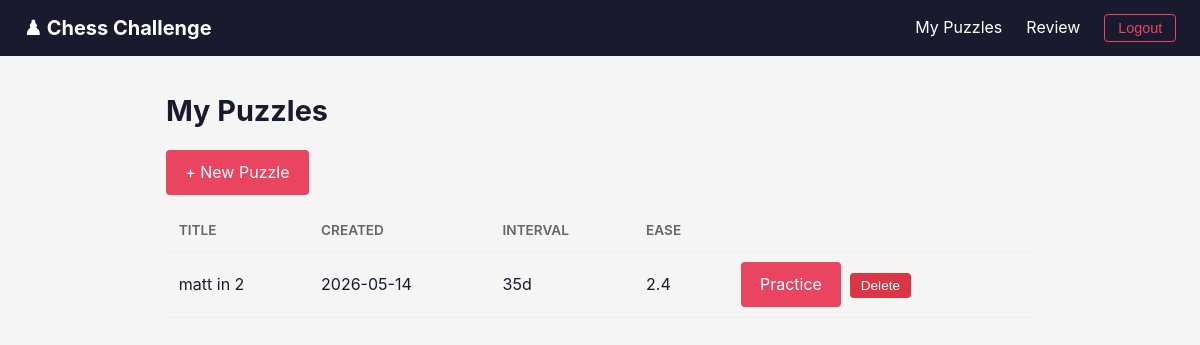
Before: /puzzles (signed in) with the older database file.
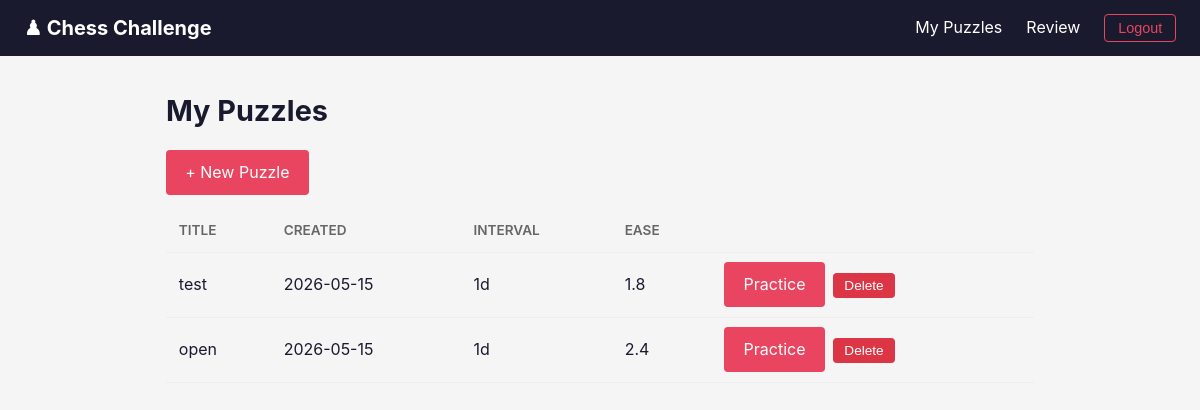
After: the same page with the newer database file.
### app/models/puzzle.py (models this page shows)
class Puzzle(Base):
    __tablename__ = "puzzles"
    id: Mapped[int] = mapped_column(Integer, primary_key=True, autoincrement=True)
    creator_id: Mapped[int] = mapped_column(ForeignKey("users.id"), nullable=False, index=True)
    title: Mapped[str] = mapped_column(String(255), nullable=False)
    fen: Mapped[str] = mapped_column(String(255), nullable=False)
    solution_moves: Mapped[str] = mapped_column(Text, nullable=False)
    created_at: Mapped[datetime.datetime] = mapped_column(
        DateTime, server_default=func.now()
    )
    creator: Mapped[User] = relationship("User", back_populates="puzzles")
    reviews: Mapped[list[Review]] = relationship(
        "Review", back_populates="puzzle", cascade="all, delete-orphan"
    )

### app/models/review.py (models this page shows)
class Review(Base):
    __tablename__ = "reviews"
    id: Mapped[int] = mapped_column(Integer, primary_key=True, autoincrement=True)
    user_id: Mapped[int] = mapped_column(ForeignKey("users.id"), nullable=False, index=True)
    puzzle_id: Mapped[int] = mapped_column(ForeignKey("puzzles.id"), nullable=False, index=True)
    ease_factor: Mapped[float] = mapped_column(Float, default=2.5, nullable=False)
    interval: Mapped[int] = mapped_column(Integer, default=0, nullable=False)
    repetitions: Mapped[int] = mapped_column(Integer, default=0, nullable=False)
    total_attempts: Mapped[int] = mapped_column(Integer, default=0, nullable=False)
    total_failures: Mapped[int] = mapped_column(Integer, default=0, nullable=False)
    total_time_ms: Mapped[int] = mapped_column(Integer, default=0, nullable=False)
    last_reviewed: Mapped[datetime.datetime | None] = mapped_column(DateTime, nullable=True)
    next_review: Mapped[datetime.datetime] = mapped_column(
        DateTime, server_default=func.now(), nullable=False
    )
    user: Mapped[User] = relationship("User", back_populates="reviews")
    puzzle: Mapped[Puzzle] = relationship("Puzzle", back_populates="reviews")

### app/main.py (the view)
@app.get("/puzzles", response_class=HTMLResponse)
async def puzzle_list(
    request: Request,
    db: AsyncSession = Depends(get_db),
    user: User = Depends(current_user),
):
    puzzles = (
        await db.execute(
            select(Puzzle).where(Puzzle.creator_id == user.id).order_by(Puzzle.created_at.desc())
        )
    ).scalars().all()
    puzzle_reviews = {}
    if puzzles:
        review_rows = (
            await db.execute(
                select(Review).where(
                    Review.user_id == user.id,
                    Review.puzzle_id.in_([p.id for p in puzzles]),
                )
            )
        ).scalars().all()
        puzzle_reviews = {r.puzzle_id: r for r in review_rows}
    ctx = templates_with_user(request, user)
    ctx.update(puzzles=puzzles, puzzle_reviews=puzzle_reviews)
    return templates.TemplateResponse(request, "puzzles.html", ctx)

### app/templates/puzzles.html (shortened to what this page needs)
{% extends "base.html" %}
{% block content %}
<h1>My Puzzles</h1>
<a href="/puzzles/new" class="btn">+ New Puzzle</a>
{% if puzzles %}
  <table style="margin-top:1rem;">
    <thead><tr><th>Title</th><th>Created</th><th>Interval</th><th>Ease</th><th></th></tr></thead>
    <tbody>
    {% for p in puzzles %}
      <tr>
        <td>{{ p.title }}</td>
        <td>{{ p.created_at.strftime('%Y-%m-%d') }}</td>
        {% set r = puzzle_reviews.get(p.id) %}
        <td>{{ r.interval if r else 'new' }}d</td>
        <td>{{ "%.1f"|format(r.ease_factor) if r else '—' }}</td>
        <td>
          <form action="/puzzles/{{ p.id }}/delete" method="post" style="display:inline;margin:0;" onsubmit="return confirm('Delete this puzzle?')">
          <a href="/review?puzzle_id={{ p.id }}" class="btn" style="margin-right:0.25rem;">Practice</a>
            <button type="submit" class="btn-danger">Delete</button>
          </form>
        </td>
      </tr>
    {% endfor %}
    </tbody>
  </table>
{% else %}
  <p style="margin-top:1rem;">No puzzles yet. <a href="/puzzles/new">Create your first puzzle!</a></p>
{% endif %}
{% endblock %}

### app/templates/base.html (shortened to what this page needs)
<!DOCTYPE html>
<html lang="en">
<head>
  <link rel="stylesheet" href="/static/style.css">
</head>
<body>
  <nav>
    <a href="/" class="brand">♟ Chess Challenge</a>
    <div class="links">
      {% if user %}
        <a href="/puzzles">My Puzzles</a>
        <a href="/review">Review</a>
        <form action="/logout" method="post" style="display:inline;margin:0;">
          <button type="submit">Logout</button>
        </form>
      {% else %}
        <a href="/login">Login</a>
        <a href="/register">Register</a>
      {% endif %}
    </div>
  </nav>
  <div class="container">
    {% block content %}{% endblock %}
  </div>
</body>
</html>

### app/static/style.css (style rules this page uses)
*, *::before, *::after { box-sizing: border-box; margin: 0; padding: 0; }
body { font-family: -apple-system, BlinkMacSystemFont, "Segoe UI", Roboto, sans-serif; line-height: 1.6; color: #1a1a2e; background: #f5f5f5; min-height: 100vh; }
nav { background: #1a1a2e; color: #fff; padding: 0.75rem 1.5rem; display: flex; justify-content: space-between; align-items: center; }
nav a { color: #fff; text-decoration: none; }
nav .brand { font-size: 1.25rem; font-weight: 700; }
nav .links { display: flex; gap: 1.5rem; align-items: center; }
nav .links button { background: none; border: 1px solid #e94560; color: #e94560; padding: 0.3rem 0.8rem; border-radius: 4px; cursor: pointer; font-size: 0.9rem; }
.container { max-width: 900px; margin: 2rem auto; padding: 0 1rem; }
h1 { font-size: 1.8rem; margin-bottom: 1rem; }
form { display: flex; flex-direction: column; gap: 0.75rem; max-width: 400px; }
button, .btn { background: #e94560; color: #fff; border: none; padding: 0.6rem 1.2rem; border-radius: 4px; font-size: 1rem; cursor: pointer; text-decoration: none; display: inline-block; text-align: center; }
.btn-danger { background: #dc3545; font-size: 0.85rem; padding: 0.3rem 0.7rem; }
table { width: 100%; border-collapse: collapse; }
th, td { padding: 0.6rem 0.8rem; text-align: left; border-bottom: 1px solid #eee; }
th { font-weight: 600; font-size: 0.85rem; color: #666; text-transform: uppercase; }

Changed rows visible on the page:
removed Puzzle: title "matt in 2", created_at "2026-05-14", {{ r.interval if r else 'new' }} "35", {{ "%.1f"|format(r.ease_factor) if r else '—' }} "2.4"
added Puzzle: title "test", created_at "2026-05-15"
added Review: interval "1", ease_factor "1.8"
added Puzzle: title "open", created_at "2026-05-15", {{ r.interval if r else 'new' }} "1", {{ "%.1f"|format(r.ease_factor) if r else '—' }} "2.4"
